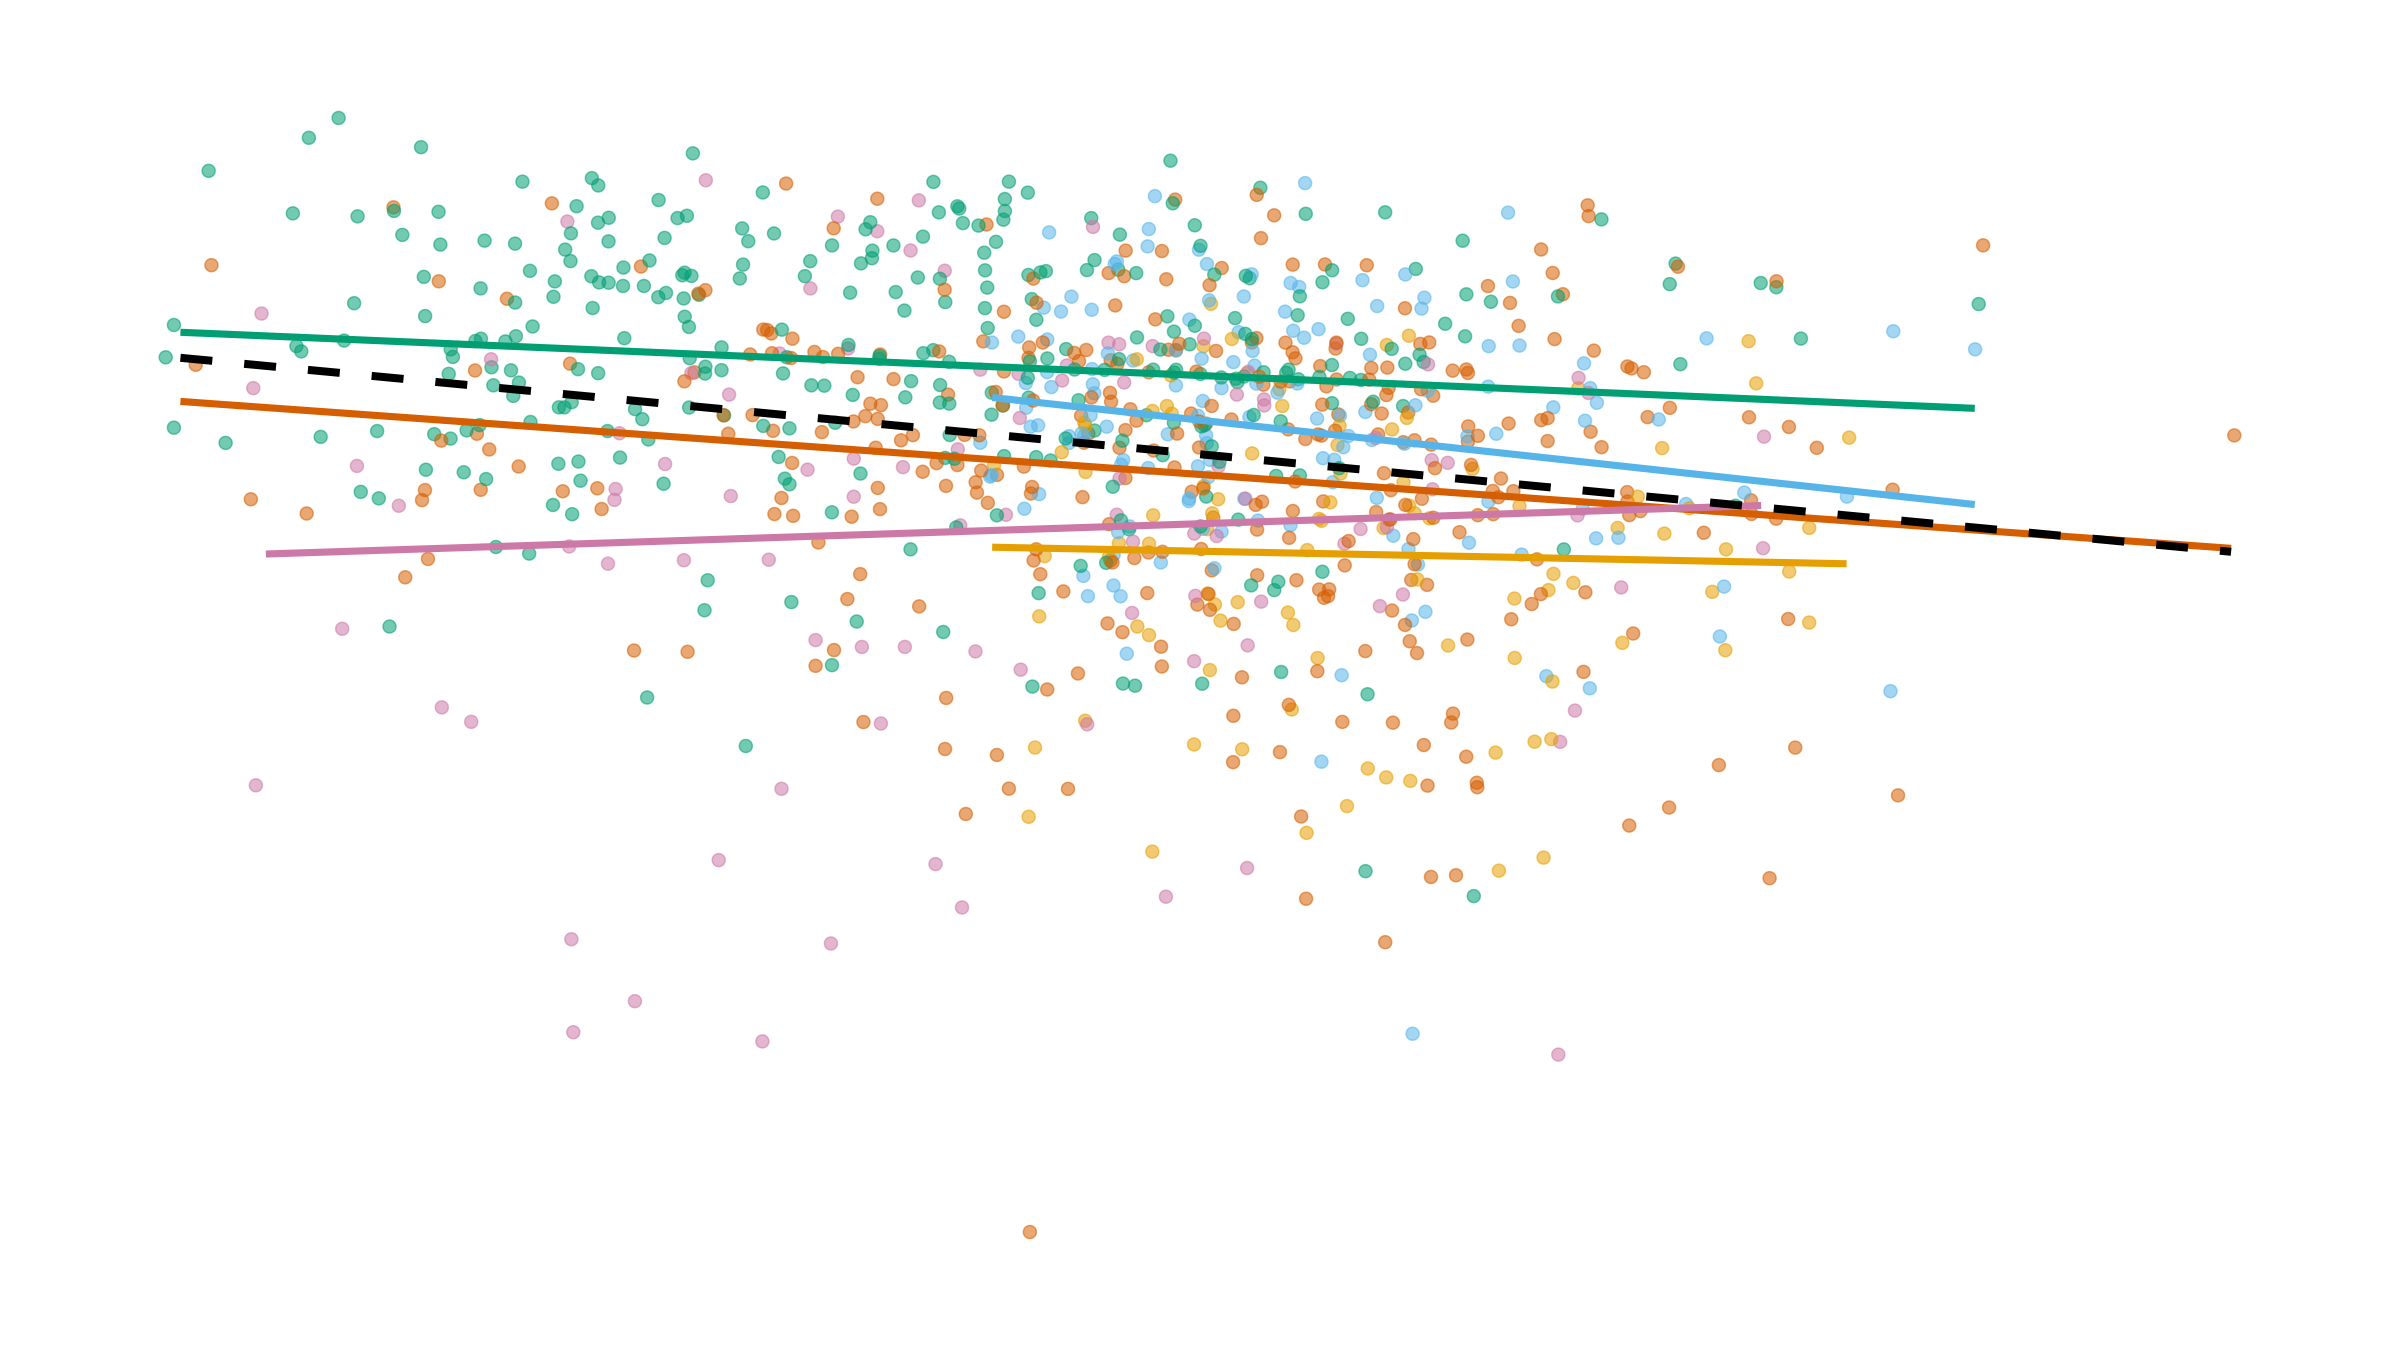

Here is the R script that generated this plot:
# Run from the article folder: Rscript plots/featured_image.R [out.png]
# Featured image: the 998 real participants (age and emotion recognition), coloured by diagnostic group,
# with the pooled line the paper shows (black, dashed) and one line per group.
suppressMessages({library(ggplot2); library(readxl); library(dplyr)})

args <- commandArgs(trailingOnly = TRUE)
out  <- if (length(args) >= 1) args[1] else "plots/featured_image.png"

dx_cols <- c(HC = "#009E73", SCC = "#56B4E9", MCI = "#E69F00", AD = "#D55E00", bvFTD = "#CC79A7")
mini <- read_excel("data/Base.xlsx") |>
  transmute(dx = factor(diagnosis_specify, levels = c(1, 4, 5, 2, 3), labels = names(dx_cols)),
            age = Edad_procesada, fer = mini_sea_fer)

set.seed(1)
p <- ggplot(mini, aes(age, fer, colour = dx)) +
  geom_jitter(width = 0.4, height = 0.25, alpha = 0.55, size = 2.6) +
  geom_smooth(method = "lm", se = FALSE, linewidth = 1.6) +
  geom_smooth(aes(group = 1), method = "lm", se = FALSE, colour = "black", linetype = "dashed", linewidth = 1.8) +
  scale_colour_manual(values = dx_cols) +
  theme_void() +
  theme(legend.position = "none", plot.background = element_rect(fill = "white", colour = NA),
        plot.margin = margin(30, 30, 30, 30))

ggsave(out, p, width = 16, height = 9, dpi = 150, bg = "white")
